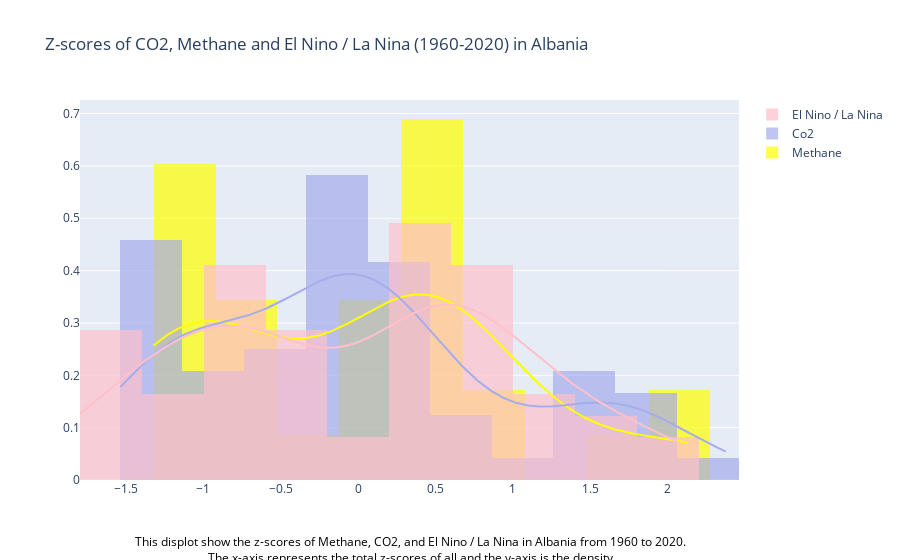

This figure's notebook cell:
### Code cell
# Faye

#Albania
co2_algeria = new_co2_dataframe[
    (new_co2_dataframe['country_name'] == 'Albania') &
    (new_co2_dataframe['year'].between(1960, 2020))
]

methane_algeria = new_methane_dataframe[
    (new_methane_dataframe['Country'] == 'Albania') &
    (new_methane_dataframe['Year'].between(1960, 2020))
]

df = methane_algeria
df = df['z-score']

df1 = co2_algeria
df1 = df1['z-score']

df2 = pd.read_csv('new_elnino_lanina.csv')
df2 = df2[(df2['year'].between(1960,2020) & (df2['z-score']))]
df2 = df2['z-score']

hist_data = [df, df1, df2,  ]

group_labels = ['Methane', 'Co2', 'El Nino / La Nina']

colors = ['yellow', '#A6ACEC', 'pink']

fig = ff.create_distplot(hist_data, group_labels, bin_size=0.4, show_rug=False, colors=colors)

fig.update_layout(
    title="Z-scores of CO2, Methane and El Nino / La Nina (1960-2020) in Albania",
    annotations=[
        {
            "x": 0.5,
            "y": -0.27,
            "xref": "paper",
            "yref": "paper",
            "text": '''This displot show the z-scores of Methane, CO2, and El Nino / La Nina in Albania from 1960 to 2020.<br> The x-axis represents the total z-scores of all and the y-axis is the density.<br>
            We can see that when the CO2 and methane increase, slow but sure, the El Nino also increases. Which concludes that CO2 and Methane are factors for El Nino.''',
            "showarrow": False,
            "font": {
                "size": 12,
                "color": "black"
            }
        }
    ]
)
fig.show()

### Figure 1 — Plotly figure (JSON) as saved in the notebook; plotly's stock layout.template omitted (floating-point values rounded to 4 significant figures; data arrays with more than 128 entries replaced by an {"elided": "..."} marker saying what was removed)
{"data": [{"autobinx": false, "histnorm": "probability density", "legendgroup": "Methane", "marker": {"color": "yellow"}, "name": "Methane", "opacity": 0.7, "type": "histogram", "x": [0.5456, 0.3419, 0.002342, 0.2061, 2.142, 2.108, 1.53, 0.8512, 0.4098, 0.6475, 0.8512, 0.6475, 0.4777, 0.6136, 0.3079, 0.274, 0.1042, -0.3372, -0.9145, -1.322, -1.288, -1.288, -1.118, -1.05, -0.9145, -0.8466, -0.8466, -0.9824, -1.152], "xaxis": "x", "xbins": {"end": 2.142, "size": 0.4, "start": -1.322}, "yaxis": "y"}, {"autobinx": false, "histnorm": "probability density", "legendgroup": "Co2", "marker": {"color": "#A6ACEC"}, "name": "Co2", "opacity": 0.7, "type": "histogram", "x": [-1.248, -1.114, -1.018, -1.217, -1.252, -1.169, -0.9721, -0.9051, -0.7002, -0.6102, -0.3498, -0.03197, 0.642, 0.4582, -0.03579, 0.09441, 0.2801, 0.6822, 1.086, 1.657, 0.395, 1.529, 1.511, 1.68, 1.781, 1.81, 1.902, 1.582, 1.521, 2.386, 0.8177, -0.1848, -1.146, -1.229, -1.224, -1.297, -1.292, -1.537, -1.37, -0.754, -0.6495, -0.6182, -0.3415, -0.1796, -0.08561, -0.2005, -0.2109, -0.143, -0.1744, -0.1013, 0.01882, 0.2277, -0.02817, 0.0136, 0.212, 0.1076, 0.03449, 0.3791, 0.3634, 0.2172], "xaxis": "x", "xbins": {"end": 2.386, "size": 0.4, "start": -1.537}, "yaxis": "y"}, {"autobinx": false, "histnorm": "probability density", "legendgroup": "El Nino / La Nina", "marker": {"color": "pink"}, "name": "El Nino / La Nina", "opacity": 0.7, "type": "histogram", "x": [0.1443, -0.3624, 0.3132, 1.073, 0.5665, 1.58, -0.5314, -0.7003, 0.8199, 0.651, -1.291, -0.9536, 1.664, -1.798, -0.9536, -1.545, 0.651, 0.5665, -0.4469, 0.3976, -0.5314, 0.4821, 1.749, -0.9536, -1.038, -0.5314, 0.9044, 1.327, -1.629, 0.1443, 0.3976, 1.327, 0.4821, 0.2287, 0.8199, -0.9536, 0.9044, 1.918, -1.46, -1.545, -0.7003, 0.4821, 0.9888, 0.2287, 0.4821, -0.7847, 0.651, -1.46, -0.7847, 1.242, -1.545, -1.038, -0.4469, -0.4469, 0.9044, 2.087, -0.7003, -0.9536, 0.651, 0.3976, -1.207], "xaxis": "x", "xbins": {"end": 2.087, "size": 0.4, "start": -1.798}, "yaxis": "y"}, {"legendgroup": "Methane", "marker": {"color": "yellow"}, "mode": "lines", "name": "Methane", "showlegend": false, "type": "scatter", "x": {"elided": "500 float values"}, "xaxis": "x", "y": {"elided": "500 float values"}, "yaxis": "y"}, {"legendgroup": "Co2", "marker": {"color": "#A6ACEC"}, "mode": "lines", "name": "Co2", "showlegend": false, "type": "scatter", "x": {"elided": "500 float values"}, "xaxis": "x", "y": {"elided": "500 float values"}, "yaxis": "y"}, {"legendgroup": "El Nino / La Nina", "marker": {"color": "pink"}, "mode": "lines", "name": "El Nino / La Nina", "showlegend": false, "type": "scatter", "x": {"elided": "500 float values"}, "xaxis": "x", "y": {"elided": "500 float values"}, "yaxis": "y"}], "layout": {"annotations": [{"font": {"color": "black", "size": 12}, "showarrow": false, "text": "This displot show the z-scores of Methane, CO2, and El Nino / La Nina in Albania from 1960 to 2020.<br> The x-axis represents the total z-scores of all and the y-axis is the density.<br>\n            We can see that when the CO2 and methane increase, slow but sure, the El Nino also increases. Which concludes that CO2 and Methane are factors for El Nino.", "x": 0.5, "xref": "paper", "y": -0.27, "yref": "paper"}], "barmode": "overlay", "hovermode": "closest", "legend": {"traceorder": "reversed"}, "title": {"text": "Z-scores of CO2, Methane and El Nino / La Nina (1960-2020) in Albania"}, "xaxis": {"anchor": "y2", "domain": [0, 1], "zeroline": false}, "yaxis": {"anchor": "free", "domain": [0, 1], "position": 0}}}
